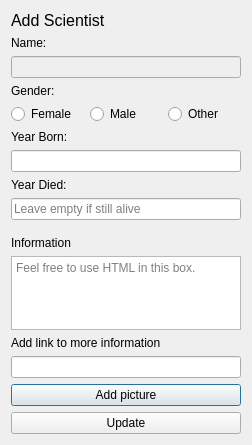
<?xml version="1.0" encoding="UTF-8"?>
<ui version="4.0">
 <class>UpdateScientistWindow</class>
 <widget class="QDialog" name="UpdateScientistWindow">
  <property name="geometry">
   <rect>
    <x>0</x>
    <y>0</y>
    <width>252</width>
    <height>445</height>
   </rect>
  </property>
  <property name="windowTitle">
   <string>Dialog</string>
  </property>
  <layout class="QVBoxLayout" name="verticalLayout">
   <item>
    <widget class="QLabel" name="label">
     <property name="font">
      <font>
       <pointsize>12</pointsize>
      </font>
     </property>
     <property name="text">
      <string>Add Scientist</string>
     </property>
    </widget>
   </item>
   <item>
    <spacer name="verticalSpacer_2">
     <property name="orientation">
      <enum>Qt::Vertical</enum>
     </property>
     <property name="sizeHint" stdset="0">
      <size>
       <width>20</width>
       <height>40</height>
      </size>
     </property>
    </spacer>
   </item>
   <item>
    <layout class="QHBoxLayout" name="horizontalLayout">
     <item>
      <widget class="QLabel" name="label_3">
       <property name="text">
        <string>Name:</string>
       </property>
      </widget>
     </item>
     <item>
      <widget class="QLabel" name="errorLabelName">
       <property name="text">
        <string/>
       </property>
      </widget>
     </item>
    </layout>
   </item>
   <item>
    <widget class="QLineEdit" name="nameInput">
     <property name="enabled">
      <bool>false</bool>
     </property>
    </widget>
   </item>
   <item>
    <layout class="QHBoxLayout" name="horizontalLayout_2">
     <item>
      <widget class="QLabel" name="genderLabel">
       <property name="text">
        <string>Gender:</string>
       </property>
      </widget>
     </item>
     <item>
      <widget class="QLabel" name="errorLabelGender">
       <property name="text">
        <string/>
       </property>
      </widget>
     </item>
    </layout>
   </item>
   <item>
    <layout class="QGridLayout" name="gridLayout">
     <item row="0" column="0">
      <widget class="QRadioButton" name="genderFemaleButton">
       <property name="text">
        <string>Female</string>
       </property>
      </widget>
     </item>
     <item row="0" column="1">
      <widget class="QRadioButton" name="genderMaleButton">
       <property name="text">
        <string>Male</string>
       </property>
      </widget>
     </item>
     <item row="0" column="2">
      <widget class="QRadioButton" name="genderOtherButton">
       <property name="text">
        <string>Other</string>
       </property>
      </widget>
     </item>
    </layout>
   </item>
   <item>
    <layout class="QHBoxLayout" name="horizontalLayout_3">
     <item>
      <widget class="QLabel" name="yearBornLabel">
       <property name="text">
        <string>Year Born:</string>
       </property>
      </widget>
     </item>
     <item>
      <widget class="QLabel" name="errorLabelBorn">
       <property name="text">
        <string/>
       </property>
      </widget>
     </item>
    </layout>
   </item>
   <item>
    <widget class="QLineEdit" name="yearBornInput"/>
   </item>
   <item>
    <layout class="QHBoxLayout" name="horizontalLayout_4">
     <item>
      <widget class="QLabel" name="yearDiedInput">
       <property name="text">
        <string>Year Died:</string>
       </property>
      </widget>
     </item>
     <item>
      <widget class="QLabel" name="errorLabelDeath">
       <property name="text">
        <string/>
       </property>
      </widget>
     </item>
    </layout>
   </item>
   <item>
    <widget class="QLineEdit" name="yearDiedInput_2">
     <property name="text">
      <string/>
     </property>
     <property name="placeholderText">
      <string>Leave empty if still alive</string>
     </property>
    </widget>
   </item>
   <item>
    <spacer name="verticalSpacer">
     <property name="orientation">
      <enum>Qt::Vertical</enum>
     </property>
     <property name="sizeType">
      <enum>QSizePolicy::Fixed</enum>
     </property>
     <property name="sizeHint" stdset="0">
      <size>
       <width>20</width>
       <height>10</height>
      </size>
     </property>
    </spacer>
   </item>
   <item>
    <widget class="QLabel" name="ScientistsInfoLable">
     <property name="text">
      <string>Information</string>
     </property>
    </widget>
   </item>
   <item>
    <widget class="QTextEdit" name="ScientistsAddInfo">
     <property name="placeholderText">
      <string>Feel free to use HTML in this box.</string>
     </property>
    </widget>
   </item>
   <item>
    <widget class="QLabel" name="inputInfoUrlLabel">
     <property name="text">
      <string>Add link to more information</string>
     </property>
    </widget>
   </item>
   <item>
    <widget class="QLineEdit" name="inputInfoUrl"/>
   </item>
   <item>
    <widget class="QPushButton" name="ScientistAddPic">
     <property name="text">
      <string>Add picture</string>
     </property>
    </widget>
   </item>
   <item>
    <widget class="QPushButton" name="updateButton">
     <property name="text">
      <string>Update</string>
     </property>
    </widget>
   </item>
  </layout>
 </widget>
 <resources/>
 <connections/>
</ui>
